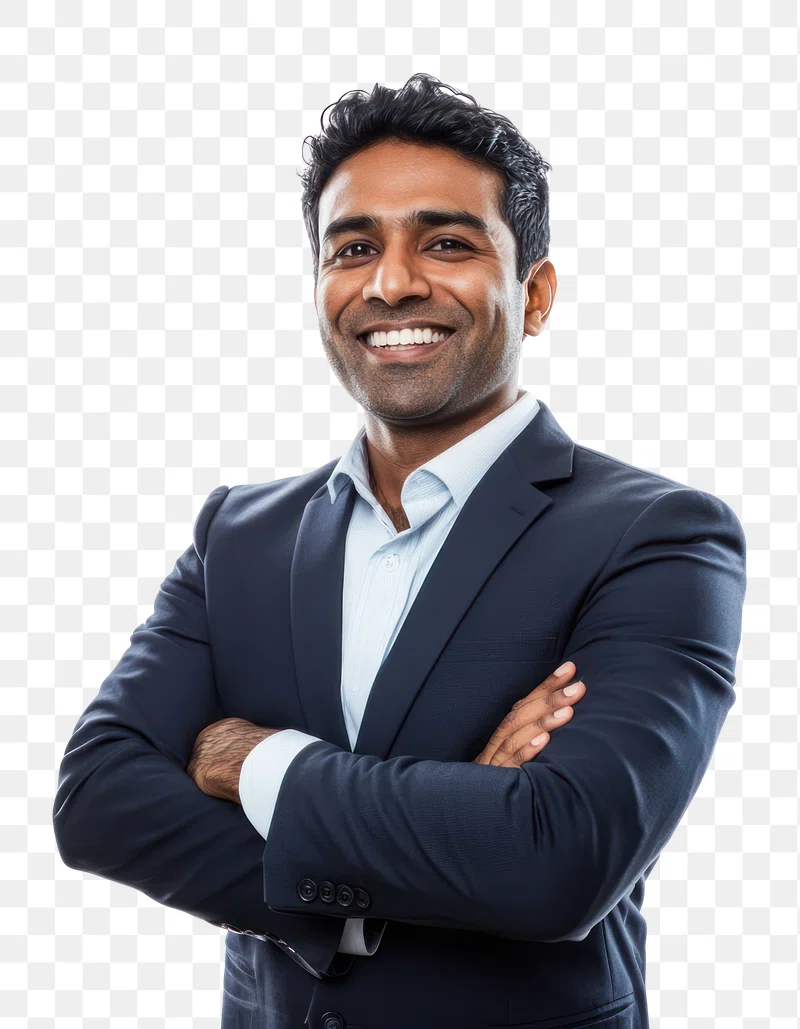
#> input picture opencv_project/man.jpeg, 800 x 1029 px, found by its file name
$ python 2dhistogram.py
#> lines starting #> are read from the running program, lines starting #| are printed output that depends on the picture
import cv2 as cv
import matplotlib.pyplot as plt

def histogram2D():

    # Read image
    imgPath = r"C:\Users\dronr\Documents\opencv_project\man.jpeg"
    img = cv.imread(imgPath)
#> img is the input picture: shape (1029, 800, 3); mean B, G, R 167.6, 162.9, 163.8

    if img is None:
        print("Error: Could not load image.")
        return

    # Convert BGR to RGB for displaying
    imgRGB = cv.cvtColor(img, cv.COLOR_BGR2RGB)

    # Calculate 2D Histogram (Red vs Green Channels)
    hist = cv.calcHist(
        [imgRGB],      # Image
        [0, 1],        # Channels (Red, Green)
        None,          # No mask
        [256, 256],    # Number of bins
        [0, 256, 0, 256]
    )
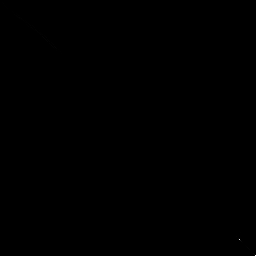
#> hist: shape (256, 256) float32; min 0, max 179373, mean 12.6; drawn with min black and max white

    # Display
    plt.figure(figsize=(12, 5))

    plt.subplot(1, 2, 1)
    plt.imshow(imgRGB)
    plt.title("Original Image")
    plt.axis("off")

    plt.subplot(1, 2, 2)
    plt.imshow(hist, interpolation='nearest', cmap='hot')
    plt.title("2D Histogram (Red vs Green)")
    plt.xlabel("Green Intensity")
    plt.ylabel("Red Intensity")
    plt.colorbar(label="Pixel Count")

    plt.tight_layout()
    plt.show()
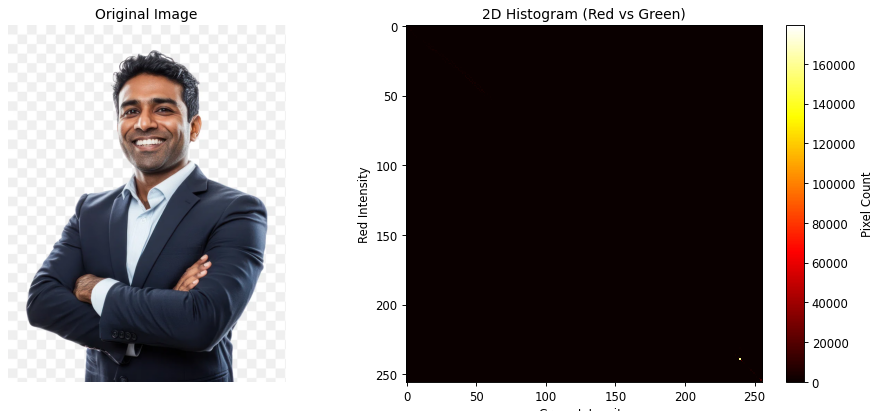
#> figure drawn by matplotlib, 3 panels


if __name__ == "__main__":
    histogram2D()

$ run again, with opencv_project/chessboard.jpg copied over opencv_project/man.jpeg
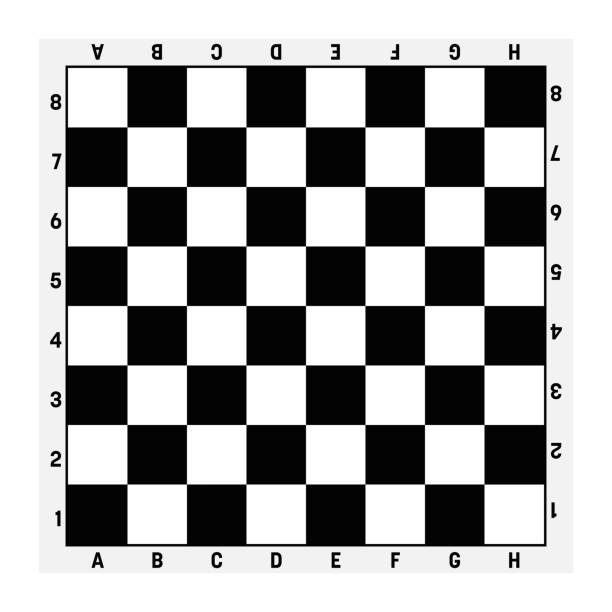
#> input picture opencv_project/chessboard.jpg, 612 x 612 px, found by its file name
#> in histogram2D, img is the input picture: shape (612, 612, 3); min 0, max 255, mean 171.7
#> in histogram2D, `plt.show()`:
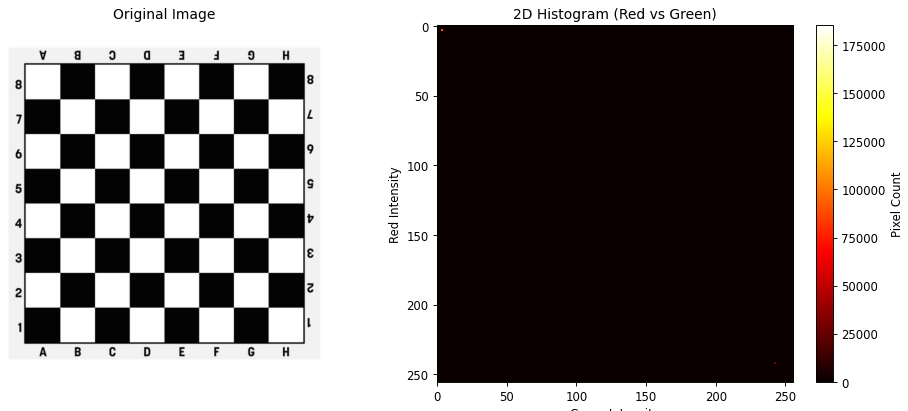
#> figure drawn by matplotlib, 3 panels

$ run again, with opencv_project/chessboard2.jpg copied over opencv_project/man.jpeg
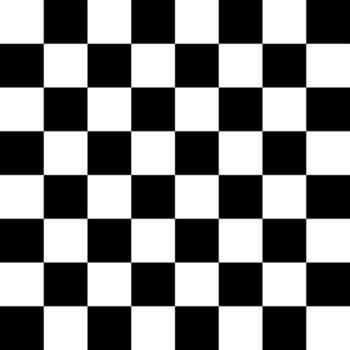
#> input picture opencv_project/chessboard2.jpg, 350 x 350 px, found by its file name
#> in histogram2D, img is the input picture: shape (350, 350, 3); min 0, max 255, mean 127.5
#> in histogram2D, `plt.show()`:
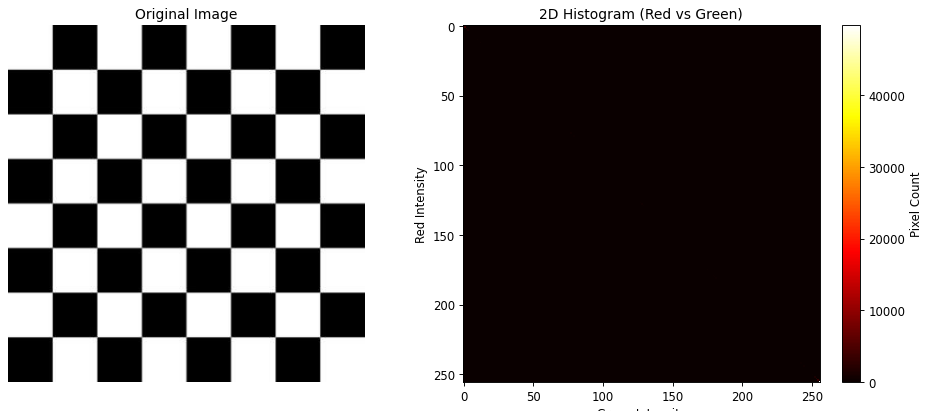
#> figure drawn by matplotlib, 3 panels
